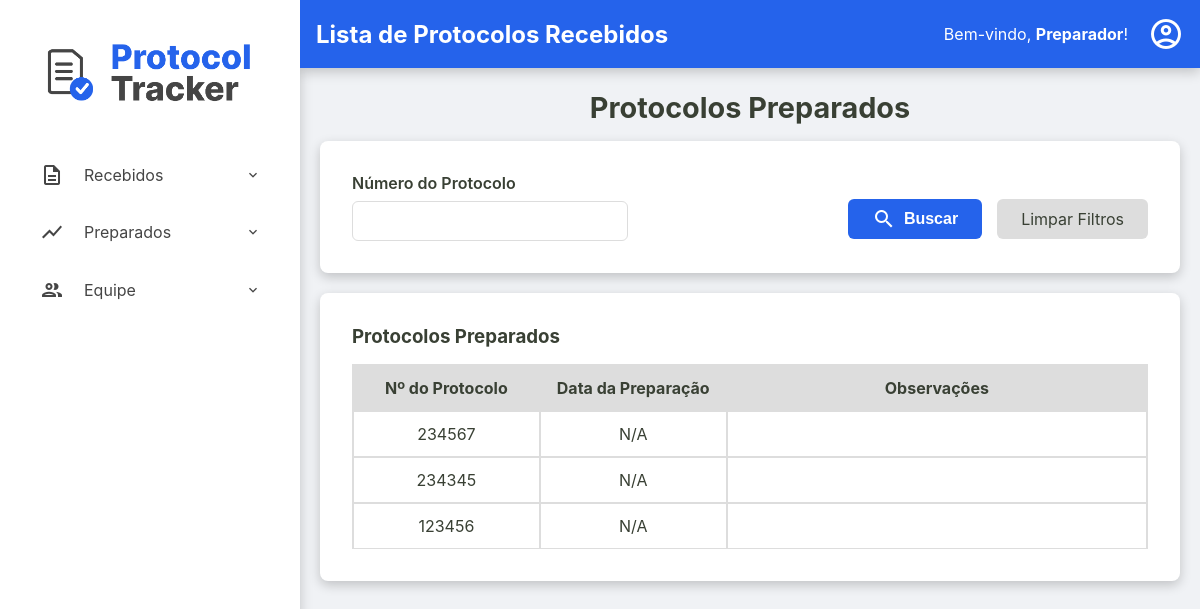
The app's page /preparadores/preparados (signed in), older data.
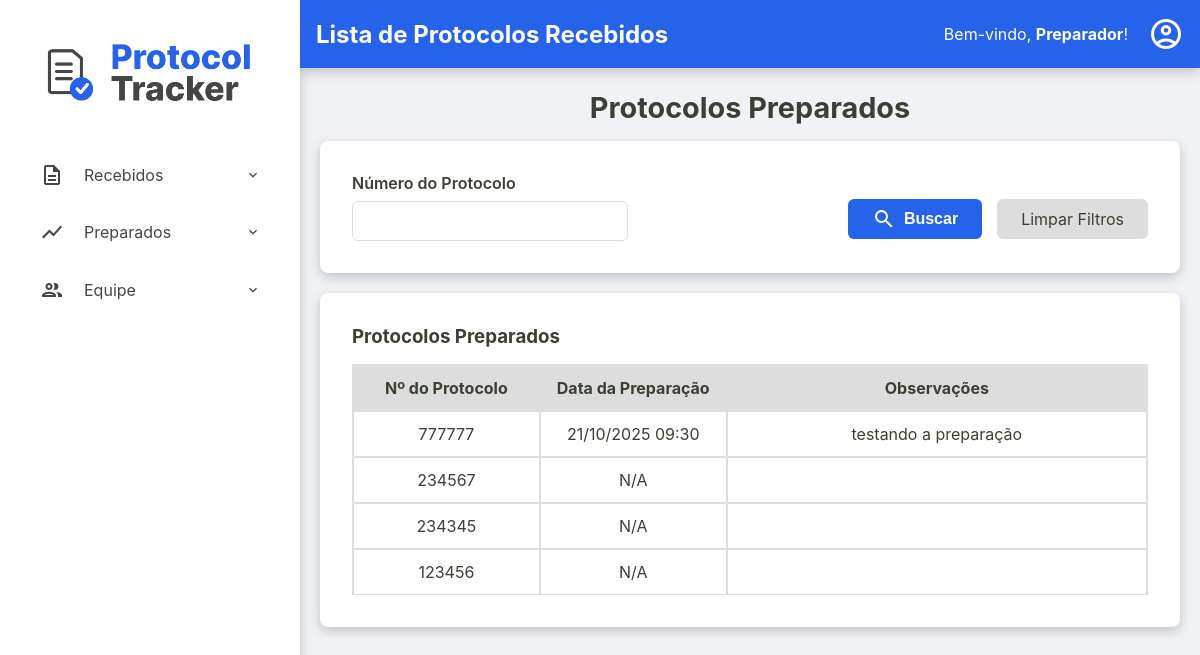
The same page, newer data.
### tables this page shows
CREATE TABLE protocolos (
    id TEXT PRIMARY KEY,
    id_remessa TEXT NOT NULL,
    numero_protocolo TEXT NOT NULL UNIQUE,
    data_preparacao TEXT NULL,
    id_preparador INTEGER NULL,
    data_digitalizacao TEXT NULL,
    id_digitalizador INTEGER NULL,
    status TEXT NOT NULL DEFAULT 'RECEBIDO',
    quantidade_paginas INTEGER NULL CHECK (quantidade_paginas >= 0),
    observacoes TEXT NULL,
    FOREIGN KEY (id_remessa) REFERENCES remessas (id),
    FOREIGN KEY (id_preparador) REFERENCES usuarios (id),
    FOREIGN KEY (id_digitalizador) REFERENCES usuarios (id)
  );

### src/Controller/ProtocoloController.php (called while the page is built, shortened)
<?php
class ProtocoloController
{
    public function preparadores_listaPreparados()
    {
        try {
            $numeroFiltro = $_GET['numero_protocolo'] ?? null;
            $listaProtocolosPreparados = $this->protocoloRepository->searchByNumeroEStatus($numeroFiltro, 'PREPARADO');
            require __DIR__ . '/../../templates/preparadores/preparados.php';
        } catch (Exception $e) {
            $this->home($e->getMessage());
        }
    }
}

### src/Repository/ProtocoloRepository.php (called while the page is built, shortened)
<?php
class ProtocoloRepository implements ProtocoloRepositoryInterface
{
    private PDO $connection;
    public function __construct(PDO $connection)
    {
        $this->connection = $connection;
    }
    public function searchByNumeroEStatus(?string $numero_protocolo = null, string $status): array
    {
        $sqlConditions = [];
        $parameters = [];
        $sqlConditions[] = 'status = :status';
        $parameters[':status'] = $status;
        $sqlQuery = 'SELECT * FROM protocolos WHERE ' . implode(' AND ', $sqlConditions) . ' ORDER BY numero_protocolo DESC;';
        $stmt = $this->connection->prepare($sqlQuery);
        $stmt->execute($parameters);
        return $this->hidrataLista($stmt);
    }
    private function hidrataLista(PDOStatement $stmt): array
    {
        $listaDeProtocolos = [];
        while($dadosProtocolo = $stmt->fetch()){
            $listaDeProtocolos[] = Protocolo::fromArray($dadosProtocolo);
        }
        return $listaDeProtocolos;
    }
}

### src/Model/Protocolo.php (called while the page is built, shortened)
<?php
class Protocolo {
    public function getNumeroProtocolo(): string { return $this->numero_protocolo; }
    public function getDataPreparacao(): ?DateTimeImmutable { return $this->data_preparacao; }
    public function getObservacoes(): ?string { return $this->observacoes; }
    public static function fromArray(array $array): self
    {
        try {
            $data_preparacao = isset($array['data_preparacao']) ? new DateTimeImmutable($array['data_preparacao']) :  null;
            $data_digitalizacao = isset($array['data_digitalizacao']) ? new DateTimeImmutable($array['data_digitalizacao']) :  null;
        } catch (Exception $e) {
            throw new Exception("Falha ao criar data");
        }
        return new self(
            $array['id'],
            $array['id_remessa'],
            $array['numero_protocolo'],
            $data_preparacao,
            isset($array['id_preparador']) ? (int) $array['id_preparador'] : null,
            $data_digitalizacao,
            isset($array['id_digitalizador']) ? (int) $array['id_digitalizador'] : null,
            $array['status'],
            isset($array['quantidade_paginas']) ? (int) $array['quantidade_paginas'] : null,
            $array['observacoes'] ?? null,
        );
    }
}

### templates/preparadores/preparados.php (the view, shortened to what this page needs)
<?php require __DIR__ . '/../components/_header.php'; ?>
<h2>Protocolos Preparados</h2>
<div class="container-principal-busca">
<div class="form-container busca-form-container">
        <form action="/preparadores/preparados" method="get" class="busca-form">
            <div class="form-row">
                <div class="form-group">
                    <label for="numero_protocolo">Número do Protocolo</label>
                    <input type="text" id="numero_protocolo" name="numero_protocolo" value="<?= htmlspecialchars($_GET['numero_protocolo'] ?? '') ?>">
                </div>
            </div>
            <div class="form-actions">
                <button type="submit" class="btn-buscar">
                    <span class="material-icons-outlined">search</span> Buscar
                </button>
                <a href="/preparadores/preparados" class="btn-limpar">Limpar Filtros</a>
            </div>
        </form>
</div>
<div class="listagem-container">
    <h3>Protocolos Preparados</h3>
    <table id="tabela-protocolos" class="protocolos-table datatable-js tabela-protocolos">
        <thead>
            <tr>
                <th>Nº do Protocolo</th>
                <th>Data da Preparação</th>
                <th>Observações</th>
            </tr>
        </thead>
        <tbody>
            <?php
                $fusoHorarioLocal = new DateTimeZone('America/Campo_Grande');
            ?>
            <?php foreach ($listaProtocolosPreparados as $protocolo): ?>
                <tr>
                    <td><?= htmlspecialchars($protocolo->getNumeroProtocolo()) ?></td>
                    <td><?= $protocolo->getDataPreparacao() ? $protocolo->getDataPreparacao()->setTimezone($fusoHorarioLocal)->format('d/m/Y H:i') : 'N/A' ?></td>
                    <td class="coluna-observacoes" title="<?= htmlspecialchars($protocolo->getObservacoes() ?? '') ?>">
                        <?= htmlspecialchars($protocolo->getObservacoes() ?? 'N/A') ?>
                    </td>
                </tr>
            <?php endforeach; ?>
        </tbody>
    </table>
</div>
</div>
<?php require __DIR__ . '/../components/_footer.php'; ?>

Row changes from the older to the newer data that the page shows:
now on this page (row edited): protocolos: numero_protocolo "777777", format "21/10/2025 09:30", observacoes "testando a preparação"
